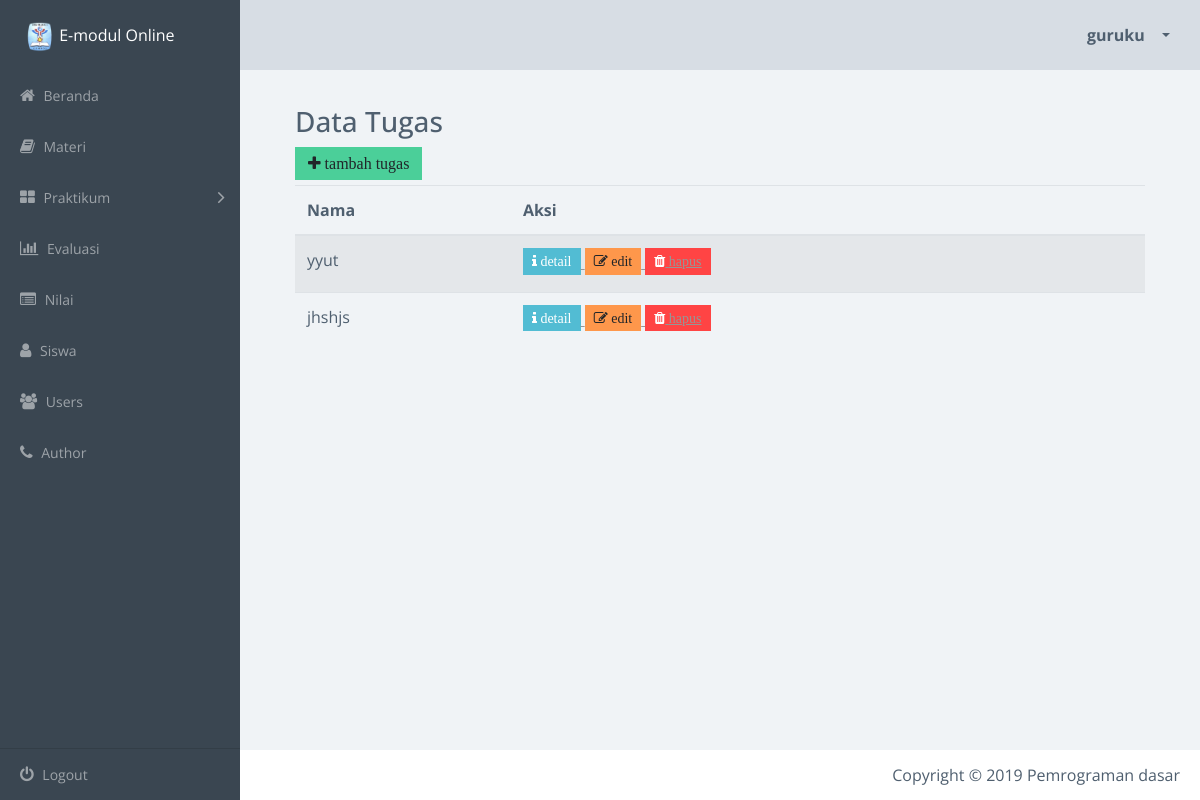
/tugas.php (signed in), run on an earlier commit of the app's database.
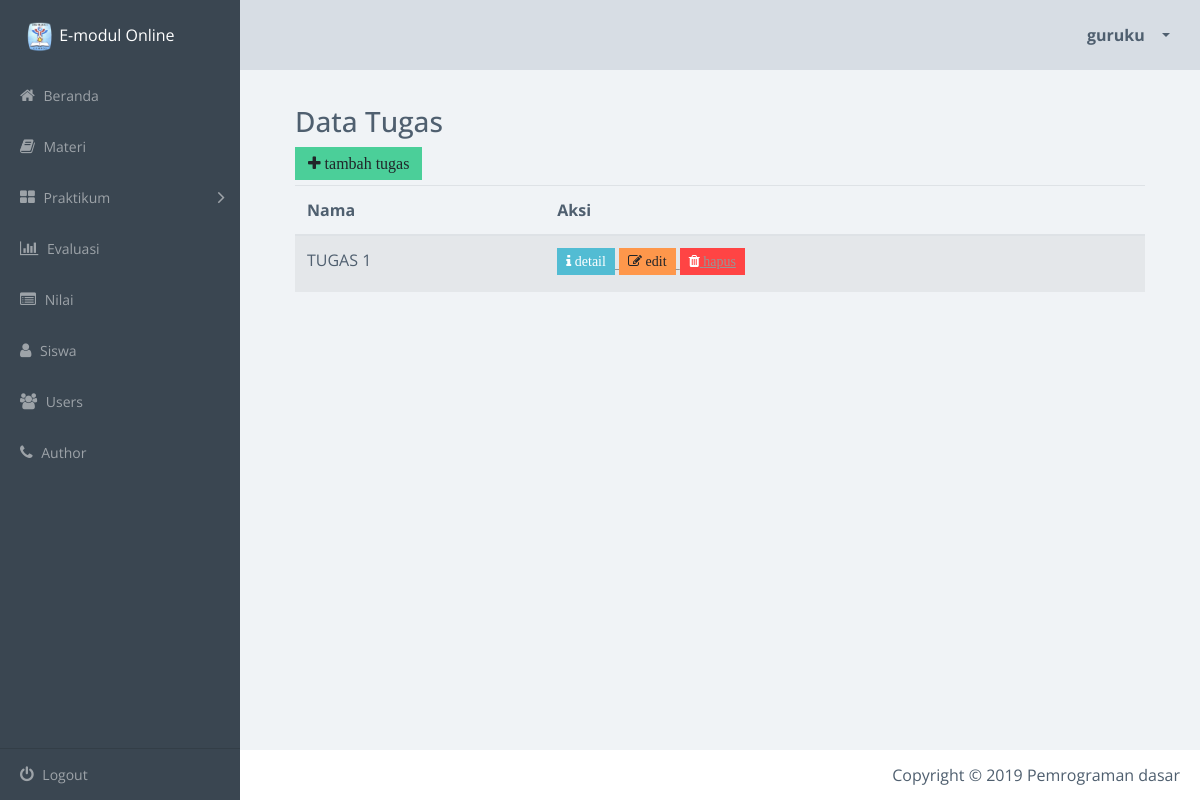
And on a later commit of the database.
### tables this page shows
CREATE TABLE `tugas` (
  `id_tugas` int(11) NOT NULL AUTO_INCREMENT,
  `nama_tugas` varchar(100) DEFAULT NULL,
  `isi` text,
  PRIMARY KEY (`id_tugas`)
);

### tugas.php (the view, shortened to what the changed rows need)
<?php
include_once("config.php");
$result = mysqli_query($conn, "SELECT * FROM tugas ORDER BY id_tugas ASC");
?>
<!doctype html>
<html class="no-js" lang="en">
    <head>
        <link rel="stylesheet" href="css/vendor.css">
        <link rel="stylesheet" href="css/app-blue.css">
        <link rel="stylesheet" type="text/css" href="css/jquery.dataTables.min.css">
    </head>
    <body>
        <div class="main-wrapper">
            <div class="app" id="app">
                <article class="content dashboard-page">
                    <section class="section">
                        <div class="data-table-area">
                            <div class="container">
                                <div class="row">
                                    <div class="col-lg-12 col-md-12 col-sm-12 col-xs-12">
                                        <div class="data-table-list">
                                            <div class="table-responsive">
                                                <table id="data-table-basic" class="table table-striped">
                                                    <thead>
                                                        <tr>
                                                            <th>Nama</th>
                                                            <th>Aksi</th>
                                                        </tr>
                                                    </thead>
                                                    <tbody>
                                                     <?php
                                                     while($data = mysqli_fetch_array($result)) {
                                                        echo"<tr>";
                                                        echo "<td>" .$data['nama_tugas']. "</td>";
                                                        echo "<td><a href='detailTugas.php?id=$data[id_tugas]'><button title='detail' class='btn btn-primary btn-sm fa fa-info'> detail </button>
                                                        <a href='editTugas.php?id=$data[id_tugas]'><button title='edit' class='btn btn-warning btn-sm fa fa-edit'> edit </button>
                                                        <button title='hapus' class='btn btn-danger btn-sm fa fa-trash'><a href='deleteTugas.php?id=$data[id_tugas]'> hapus </button></td>";
                                                        echo"</tr>";
                                                    }
                                                    ?>
                                            </table>
                                        </div>
                                    </div>
                                </div>
                            </div>
                        </div>
                    </div>
                </section>
            </article>
    </body>
</html>

What changed in the data, as far as the page shows it:
removed tugas: nama_tugas "yyut"
removed tugas: nama_tugas "jhshjs"
added tugas: nama_tugas "TUGAS 1"
